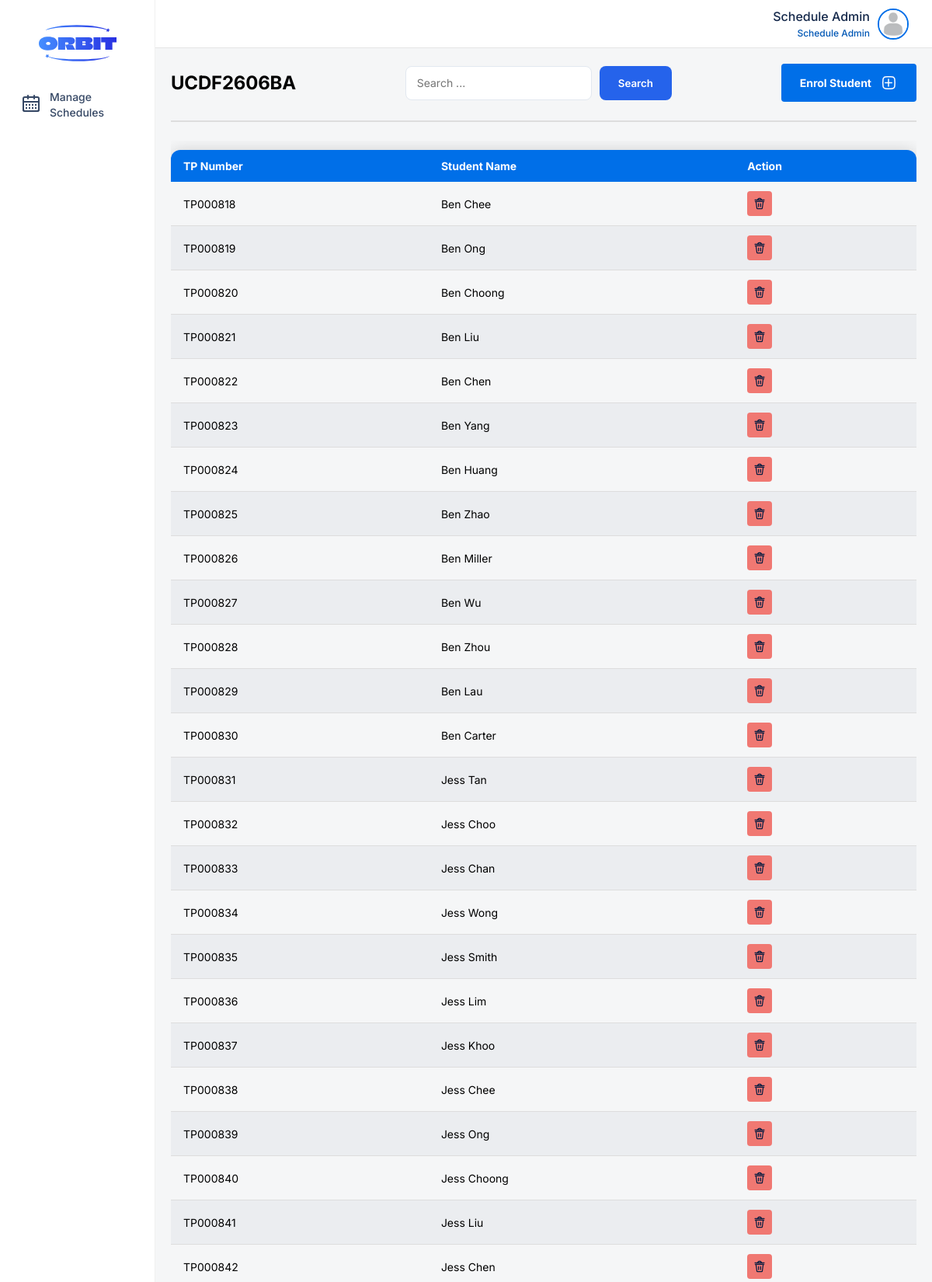
Page /client/src/pages/course-management/student-page.php?intake=UCDF2606BA (signed in, upper part) on the committed database.
### tables this page shows
CREATE TABLE IF NOT EXISTS `user` (
  `user_id` int NOT NULL AUTO_INCREMENT,
  `name` varchar(255) NOT NULL,
  `password` varchar(255) NOT NULL,
  `email` varchar(50) NOT NULL,
  `phone` varchar(15) NOT NULL,
  `picture` varchar(50) DEFAULT NULL,
  `role` varchar(20) NOT NULL,
  PRIMARY KEY (`user_id`)
);

CREATE TABLE IF NOT EXISTS `intake` (
  `intake_id` varchar(20) NOT NULL,
  `course_id` varchar(10) NOT NULL,
  `name` varchar(255) NOT NULL,
  `start_date` date NOT NULL,
  `total_register` int NOT NULL,
  `status` varchar(15) NOT NULL,
  PRIMARY KEY (`intake_id`),
  KEY `course_id` (`course_id`)
);

CREATE TABLE IF NOT EXISTS `student_intake` (
  `student_intake_id` int NOT NULL AUTO_INCREMENT,
  `student_id` varchar(10) NOT NULL,
  `intake_id` varchar(20) NOT NULL,
  PRIMARY KEY (`student_intake_id`),
  KEY `student_id` (`student_id`),
  KEY `intake_id` (`intake_id`)
);

CREATE TABLE IF NOT EXISTS `student` (
  `student_id` varchar(10) NOT NULL,
  `user_id` int NOT NULL,
  `status` varchar(20) NOT NULL,
  PRIMARY KEY (`student_id`),
  KEY `user_id` (`user_id`)
);

### server/models/user.php (called while the page is built, shortened)
<?php
class User {
    private $connection;
    public function __construct($database) {
        $this->connection = $database;
    }
    public function getUser($userID):array {
        $result = [
            "error" => True,
            "id" => $userID,
            "name" => "",
            "password" => "",
            "email" => "",
            "phone" => "",
            "picture" => "",
            "role" => ""
        ];
        $sql = "SELECT * FROM user WHERE user_id = $userID;";
        $statement = mysqli_query($this->connection, $sql);
        $user = mysqli_fetch_array($statement);
        if ($user) {
            $result["error"] = False;
            $result["name"] = $user["name"];
            $result["password"] = $user["password"];
            $result["email"] = $user["email"];
            $result["phone"] = $user["phone"];
            $result["picture"] = $user["picture"];
            $result["role"] = $user["role"];
        }
        return $result;
    }
}
?>

### server/controllers/manage-user.php (called while the page is built, shortened)
<?php
require_once ROOT.MODELS.'/user.php';
class ManageUser {
    private $userEditor;
    public function __construct() {
        global $connect;
        $this->userEditor = new User($connect);
    }
    public function get($id):array {
        $result = [
            "error" => True,
        ];
        $user = $this->userEditor->getUser($id);
        $result["error"] = $user["error"];
        if ($result["error"]) {
            return $result;
        } else {
            $result["userID"] = $user["id"];
            $result["name"] = $user["name"];
            $result["password"] = $user["password"];
            $result["email"] = $user["email"];
            $result["phone"] = $user["phone"];
            $result["picture"] = $user["picture"];
            $result["role"] = $user["role"];
        }
        return $result;
    }
}
?>

### server/routes/user-management-route.php (called while the page is built, shortened)
<?php
require_once ROOT.CONTROLLERS.'/manage-user.php';
$manageUser = new ManageUser();
function getUser($id) {
    global $manageUser;
    $data = $manageUser->get($id);
    return $data;
}
?>

### server/routes/course-management-route.php (called while the page is built, shortened)
<?php
require_once ROOT . CONTROLLERS . '/manage-intake.php';
require_once ROOT . CONTROLLERS . '/manage-user.php';
$manageIntake = new ManageIntake();
function getIntake($intakeID) {
    global $manageIntake;
    return $manageIntake->getIntake($intakeID);
}
function getStudentList($input) {
    global $manageIntake;
    return $manageIntake->getStudentList($input);
}
?>

### server/controllers/manage-intake.php (called while the page is built, shortened)
<?php
require_once ROOT . MODELS . '/intake.php';
class ManageIntake {
    private $connection;
    private $intakeEditor;
    public function __construct() {
        global $connect;
        $this->connection = $connect;
        $this->intakeEditor = new Intake($connect);
    }
    public function getIntake($intakeID) {
        $result = $this->intakeEditor->getIntake($intakeID);
        if ($result["error"]) {
            return [];
        } else {
            return [
                "intakeID" => $result["intakeID"],
                "courseID" => $result["courseID"],
                "name" => $result["name"],
                "startDate" => $result["startDate"],
                "totalRegister" => $result["totalRegister"],
                "status" => $result["status"]];
        }
    }
    public function getStudentList($input) {
        $intakeID = $input['intakeID'];
        $search = $input['search'];
        $result = [];
        if ($search) {
            $sql = "SELECT * FROM student_intake i
                LEFT JOIN student s ON s.student_id = i.student_id
                LEFT JOIN user u ON s.user_id = u.user_id
                WHERE u.name LIKE '%$search%' AND intake_id = '$intakeID';";
        } else {
            $sql = "SELECT * FROM student_intake i
                    LEFT JOIN student s ON s.student_id = i.student_id
                    LEFT JOIN user u ON s.user_id = u.user_id
                    WHERE intake_id = '$intakeID';";
        }
        $statement = mysqli_query($this->connection, $sql);
        while ($row = mysqli_fetch_array($statement)) {
            $result[] = [
                "studentIntakeID" => $row["student_intake_id"],
                "studentID" => $row["student_id"],
                "intakeID" => $row["intake_id"],
                "name" => $row["name"]
            ];
        }
        return $result;
    }
}
?>

### server/models/intake.php (called while the page is built, shortened)
<?php
class Intake {
    private $connection;
    public function __construct($database) {
        $this->connection = $database;
    }
    public function getIntake($intakeID):array {
        $result = [
            "error" => True,
            "intakeID" => "",
            "courseID" => "",
            "name" => "",
            "startDate" => "",
            "totalRegister" => 0,
            "status" => ""
        ];
        $sql = "SELECT * FROM intake WHERE intake_id = '$intakeID';";
        $statement = mysqli_query($this->connection, $sql);
        $intake = mysqli_fetch_array($statement);
        if ($intake) {
            $result["intakeID"] = $intake["intake_id"];
            $result["courseID"] = $intake["course_id"];
            $result["name"] = $intake["name"];
            $result["startDate"] = $intake["start_date"];
            $result["totalRegister"] = $intake["total_register"];
            $result["status"] = $intake["status"];
            $result["error"] = False;
        }
        return $result;
    }
}
?>

### client/src/features/course-management/student-component.php (the view, shortened to what this page needs)
<?php
function renderStudentTable($studentList, $intakeID)
{
?>
    <div class="table-container">
    <table class="users-table">
        <thead>
            <tr>
                <th>TP Number</th>
                <th>Student Name</th>
                <th>Action</th>
            </tr>
        </thead>
        <tbody>
            <?php foreach ($studentList as $student):
            ?>
                <tr>
                    <td><?php echo $student['studentID']; ?></td>
                    <td><?php echo $student['name']; ?></td>
                    <td>
                        <form class="actions" method="post" action="#">
                            <button class="action-btn" id="delete-btn" name="delete" type="submit">
                            </button>
                        </form>
                    </td>
                </tr>
            <?php endforeach; ?>
        </tbody>
    </table>
    </div>
<?php
}
?>

### client/src/shared/navigation-bar/admin-nav-bar.php (shortened to what this page needs)
<?php
function renderNavItem($name, $iconFilename, $link, $pageId)
{
    $activeClass = (isset($_SESSION['currentPage']) && $_SESSION['currentPage'] == $pageId) ? 'active' : '';
    echo "<li class='nav-item {$activeClass}' id='{$pageId}'>";
    echo "<a href='{$link}'>";
    echo "<div class='icon'>";
    echo "</div>";
    echo "<span>{$name}</span>";
    echo "</a>";
    echo "</li>";
}
function renderNavBar()
{
    $userRole = $_SESSION['role'] ?? 'guest';
    echo '<div class="nav-bar">';
    echo '<div class="logo-wrapper">';
    echo '<img class="logo" src="' . ASSETS . '/icons/orbit-logo.svg" alt="Orbit Logo">';
    echo '</div>';
    echo '<div class="nav-wrapper">';
    echo '<ul class="nav-list">';
    switch ($userRole) {
        case 'Schedule Admin':
            $dashboardPath = PAGES . "/schedule-management/dashboard.php";
            renderNavItem('Manage Schedules', 'calendar-icon.svg', $dashboardPath, 'manageschedules');
            break;
    }
    echo '</ul>';
    echo '</div>';
    echo '</div>';
}
function renderContentTopBar($name, $role, $profileImg = UPLOADS . '/default-profile.png') {
    echo '<div class="top-bar">';
    echo '<div class="profile" onClick="openModal(\'userProfileView\')">';
    echo '<div class="name-and-role">';
    echo '<span class="username">' . htmlspecialchars($name) . '</span>';
    echo '<span class="role">' . htmlspecialchars($role) . '</span>';
    echo '</div>';
    echo '<div class="profile-img-container">';
    echo '<img src="' . $profileImg . '" alt="Profile Image" class="profile-img">';
    echo '</div>';
    echo '</div>';
    echo '</div>';
}
?>

### client/src/pages/course-management/student-page.php (shortened to what this page needs)
<?php
include_once ROOT . COMPONENTS . '/header.php';
include_once ROOT . COMPONENTS . '/footer.php';
require_once ROOT . NAVIGATION . '/admin-nav-bar.php';
require_once ROOT . SERVICES . '/manage-course-service.php';
require_once ROOT . FEATURES . '/course-management/student-component.php';
$user = getUser($_SESSION['userID']);
$name = $user['name'];
$role = $user['role'];
renderNavBar();
renderContentTopBar($name, $role);
if (isset($_GET['intake'])) {
    $intake = getIntake($_GET['intake']);
} else {
    header('Location: ' . INDEX);
    exit();
}
?>
<div class="page-content">
    <div class="manage-users-container">
        <div class="title-btn-wrapper">
            <span class="manage-users-header"><?php echo $intake['intakeID']; ?></span>
            <form action="#" method="get" style="display:flex; gap:10px;">
                <div class='form-input'>
                    <input type='text' id='search' name="search" class='text-input' placeholder='Search ...'>
                </div>
                <button type="submit" class="confirm-btn">Search</button>
            </form>
            <div class="add-user-btn" onclick="openModal('enrolStudentForm')">
                <span class="btn-text">
                    Enrol Student
                </span>
            </div>
        </div>
        <hr class="divider">
        <?php
        $searchParam = ["search" => "", "intakeID" => $_GET['intake']];
        renderStudentTable(getStudentList($searchParam), $_GET['intake']);
        ?>
    </div>
</div>

### client/src/styles/global.css (style rules this page uses)
*, *::before, *::after { margin: 0; padding: 0; box-sizing: border-box; font-family: "Inter", sans-serif; }

### client/src/styles/modal.css (style rules this page uses)
:root { --text-highlight: #007aff; --link-hover: #0057b5; --heading-2-color: #354764; --heading-color: #091e42; --id-bg-text: #dfe2e6; --id-text: #4a4a4b; --light-shadow: rgba(0, 0, 0, 0.1); --overlay-bg: rgba(0, 0, 0, 0.2); --profile-border: #007aff; }

### client/src/styles/admin-nav-bar.css (style rules this page uses)
.nav-bar { display: flex; position: sticky; top: 0px; left: 0px; flex-direction: column; align-items: center; height: 100vh; width: fit-content; min-width: 200px; padding: 32px 16px; background: white; border-right: 1px solid #f0f0f0; z-index: 999; }
.logo { width: 100px; height: auto; flex-shrink: 0; aspect-ratio: 135/64; }
.icon { width: 24px; height: auto; aspect-ratio: 1/1; }
.nav-wrapper { flex: 1; display: flex; flex-direction: column; margin-top: 24px; }
.nav-list { padding: 0; margin: 0; list-style: none; display: flex; flex-direction: column; gap: 8px; }
.nav-item { list-style: none; list-style-type: none; }
.nav-item a { display: flex; padding: 8px 12px; align-items: center; gap: 12px; align-self: stretch; border-radius: var(--Container-corner-radius, 4px); text-decoration: none; color: var(--Foundation-Neutral-N600, #354764); font-family: Inter; font-size: 14px; font-style: normal; font-weight: 500; line-height: 20px; transition: 0.1s; }

### client/src/styles/admin-top-bar.css (style rules this page uses)
body { background-color: #F5F6F7; }
.top-bar { position: fixed; top: 0; left: 0; width: 100%; height: 62px; display: flex; flex-direction: column; justify-content: center; padding: 0px 20px; align-items: flex-end; gap: 20px; border-bottom: 0.5px solid rgba(0, 0, 0, 0.1); background: #fff; }
.profile { display: flex; flex-direction: row; align-items: center; justify-content: flex-end; padding: 10px; gap: 10px; cursor: pointer; border-radius: 4px; transition: 0.2s ease; }
.profile-img-container { width: 40px; height: 40px; flex-shrink: 0; }
.profile-img { width: 100%; height: 100%; border-radius: 50%; object-fit: cover; border: 2px solid var(--Foundation-Blue-blue-600, #006fe8); }
.name-and-role { display: flex; flex-direction: column; align-items: flex-end; gap: 4px; }
.username { color: var(--Foundation-Neutral-N800, #15294b); text-align: center; font-family: Inter; font-size: 16px; font-style: normal; font-weight: 500; line-height: normal; }
.role { color: var(--Foundation-Blue-blue-700, #0057b5); text-align: center; font-family: Inter; font-size: 12px; font-style: normal; font-weight: 500; line-height: normal; }

### client/src/styles/manage-users.css (style rules this page uses)
.page-content { display: flex; padding-top: 62px; flex-direction: column; align-items: stretch; gap: 24px; width: 100%; }
.table-container { align-self: stretch; max-height: 70vh; overflow: auto; }
.manage-users-container { display: flex; padding: 20px; flex-direction: column; align-items: flex-start; gap: 24px; flex: 1 0 0; align-self: stretch; }
.title-btn-wrapper { display: flex; justify-content: space-between; align-items: center; align-self: stretch; }
.manage-users-header { color: #000; font-family: Inter; font-size: 24px; font-style: normal; font-weight: 700; line-height: normal; letter-spacing: -0.2px; }
.add-user-btn { display: flex; padding: 12px 24px; justify-content: center; align-items: center; gap: 10px; border-radius: 4px; background: var(--Foundation-Blue-blue-600, #006fe8); cursor: pointer; }
.add-user-btn .btn-text { color: #fff; font-family: Inter; font-size: 14px; font-style: normal; font-weight: 700; line-height: normal; }
.divider { width: 100%; border: none; border-top: 2px solid #ddd; }
.users-table { width: 100%; margin: 12px 0; min-width: 600px; border-collapse: collapse; border-radius: 12px 12px 0 0; overflow: hidden; box-shadow: 0 0 20px rgba(0, 0, 0, 0.15); }
.users-table thead tr { background: #006fe8; color: white; display: table-row; font-weight: bold; text-align: left; font-size: 0.875rem; font-weight: 600; }
.users-table th, .users-table td { padding: 12px 16px; text-align: left; }
.users-table td { vertical-align: middle; font-size: 0.875rem; font-weight: 400; }
.users-table tbody tr { border-bottom: 1px solid #ddd; transition: 0.2s ease-out; }
.users-table tbody tr:nth-of-type(even) { background-color: #ebedf0; }
.actions { display: flex; align-items: center; gap: 10px; flex-shrink: 0; }
.action-btn { border: none; border-radius: 4px; display: flex; padding: 8px; align-items: center; gap: 10px; transition: 0.2s ease-out; }
#delete-btn { background: var(--Foundation-Red-red-300, #f07872); }

### rows in the picture
user: role "Schedule Admin"
intake: intake_id "UCDF2606BA"
student_intake: student.student_id "TP000818", user.name "Ben Chee"
student_intake: student.student_id "TP000819", user.name "Ben Ong"
student_intake: student.student_id "TP000820", user.name "Ben Choong"
student_intake: student.student_id "TP000821", user.name "Ben Liu"
student_intake: student.student_id "TP000822", user.name "Ben Chen"
student_intake: student.student_id "TP000823", user.name "Ben Yang"
student_intake: student.student_id "TP000824", user.name "Ben Huang"
student_intake: student.student_id "TP000825", user.name "Ben Zhao"
student_intake: student.student_id "TP000826", user.name "Ben Miller"
student_intake: student.student_id "TP000827", user.name "Ben Wu"
student_intake: student.student_id "TP000828", user.name "Ben Zhou"
student_intake: student.student_id "TP000829", user.name "Ben Lau"
student_intake: student.student_id "TP000830", user.name "Ben Carter"
student_intake: student.student_id "TP000831", user.name "Jess Tan"
student_intake: student.student_id "TP000832", user.name "Jess Choo"
student_intake: student.student_id "TP000833", user.name "Jess Chan"
student_intake: student.student_id "TP000834", user.name "Jess Wong"
student_intake: student.student_id "TP000835", user.name "Jess Smith"
student_intake: student.student_id "TP000836", user.name "Jess Lim"
student_intake: student.student_id "TP000837", user.name "Jess Khoo"
student_intake: student.student_id "TP000838", user.name "Jess Chee"
student_intake: student.student_id "TP000839", user.name "Jess Ong"
student_intake: student.student_id "TP000840", user.name "Jess Choong"
student_intake: student.student_id "TP000841", user.name "Jess Liu"
student_intake: student.student_id "TP000842", user.name "Jess Chen"

### other values in the picture
$name "Manage Schedules"
$role "Schedule Admin"
